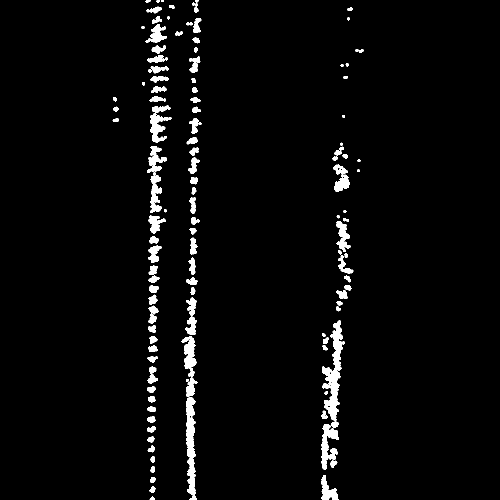
#> input picture dataset/pcd/202105250823079849760000.png, 1000 x 1000 px, given as the content of the folder ./dataset/seg_eval, which was not available (shown at 1/2 size)
$ python pcl2seg_eval.py
#> lines starting #> are read from the running program, lines starting #| are printed output that depends on the picture; after the words box and inside, x2 and y2 are one past the last pixel; in counts of white or black regions, pixels touching at a corner belong together; pictures that were not available may be replaced by others from this repository, and a replacement may not be noted
### scripts/evaluation_scripts/func.py
import numpy as np
import cv2


# Define function to calculate mean intersection over union (mIoU)
def compute_miou(prediction, label):
    intersection = np.logical_and(prediction, label)
    union = np.logical_or(prediction, label)
    iou_score = np.sum(intersection) / np.sum(union)
    return iou_score

# Define function to calculate average displacement error (ADE)
# [6 lines left out: function compute_ade, not called in this run]

# Define function to calculate final displacement error (FDE)
def compute_fde(prediction, label):
    error = np.linalg.norm(prediction[-1] - label[-1])
    return error


# Define function to calculate confusion matrix and acc, pre, recall & f1 score

def confusion_matrix(predicted_labels, true_labels):
    """
    计算混淆矩阵和各项参数
    """
    tp = np.sum((true_labels == 1) & (predicted_labels == 1))
    tn = np.sum((true_labels == 0) & (predicted_labels == 0))
    fp = np.sum((true_labels == 0) & (predicted_labels == 1))
    fn = np.sum((true_labels == 1) & (predicted_labels == 0))

    accuracy = (tp + tn) / (tp + tn + fp + fn)
    precision = tp / (tp + fp)
    recall = tp / (tp + fn)
    f1_score = 2 * precision * recall / (precision + recall)

    #return {'tp': tp, 'tn': tn, 'fp': fp, 'fn': fn, 'accuracy': accuracy,'precision': precision, 'recall': recall, 'f1_score': f1_score}
    return accuracy, precision, recall, f1_score


def compute_formular1(prediction, label):
    delta = prediction - label
    return delta[250, 1]**2, delta[500, 1]**2, delta[750, 1]**2


### scripts/evaluation_scripts/pcl2seg_eval.py
import cv2
from func import *
import os
import glob

data_path = './dataset'
#pcl_path = glob.glob(os.path.join(data_path, 'pcl/*.npy'))
pcl2seg_label_path = glob.glob(os.path.join(data_path, 'seg_eval/*.png'))
pcl2seg_pred_path = glob.glob(os.path.join(data_path, 'snr2seg_pred/*.png'))

n = len(pcl2seg_pred_path)
miou = 0
acc = 0
pre = 0
recall = 0
f1score = 0
for i in range(n):

    pred = cv2.imread(pcl2seg_pred_path[i], cv2.IMREAD_GRAYSCALE)
#> pred: shape (1000, 1000); 3.2% white; 123 white regions, largest, box (x1, y1, x2, y2) and area: (644, 641, 685, 856) 3636, (372, 755, 395, 1000) 3184, (643, 848, 678, 940) 1573
    pred[pred==255] = 1
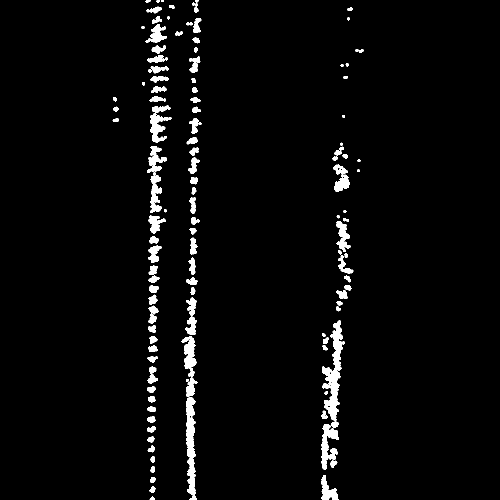
#> pred: shape (1000, 1000) (shown at 1/2 size); values 0 (black) and 1 (white), 3.2% white; 123 white regions, largest, box (x1, y1, x2, y2) and area: (644, 641, 685, 856) 3636, (372, 755, 395, 1000) 3184, (643, 848, 678, 940) 1573

    label = cv2.imread(pcl2seg_label_path[i], cv2.IMREAD_GRAYSCALE)
    if label.shape[0] == 3:
        break
    label[label==255] = 1
    if compute_miou(pred, label) < 0.8:
#> in compute_miou, `iou_score = np.sum(intersection) / np.sum(union)`: iou_score = 1
        print(pcl2seg_pred_path[i])
    miou += compute_miou(pred, label)
#> miou = 1
    acc += confusion_matrix(pred, label)[0]
#> in confusion_matrix, `tp = np.sum((true_labels == 1) & (predicted_labels == 1))`: tp = 32410
#> in confusion_matrix, `tn = np.sum((true_labels == 0) & (predicted_labels == 0))`: tn = 967590
#> in confusion_matrix, `fp = np.sum((true_labels == 0) & (predicted_labels == 1))`: fp = 0
#> in confusion_matrix, `accuracy = (tp + tn) / (tp + tn + fp + fn)`: accuracy = 1
#> acc = 1
    pre += confusion_matrix(pred, label)[1]
#> pre = 1
    recall += confusion_matrix(pred, label)[2]
#> recall = 1
    f1score += confusion_matrix(pred, label)[3]
#> f1score = 1

miou = miou / n
acc = acc / n
pre = pre / n
recall = recall / n
f1score = f1score / n

print(f'miou of {n} pics:', miou)
#| miou of 1 pics: 1.0
print([acc, pre, recall, f1score])
#| [1.0, 1.0, 1.0, 1.0]

$ run again, on dataset/sat/202105251023474822080000.png
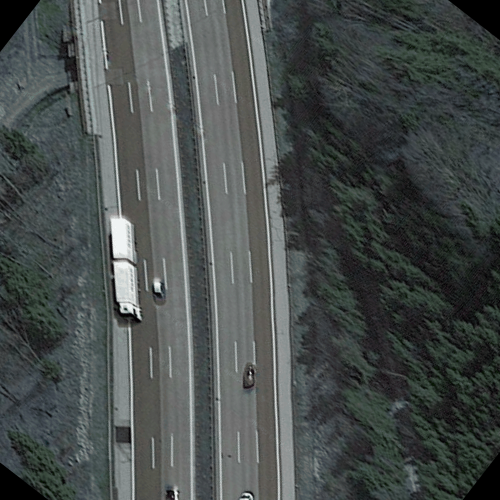
#> input picture dataset/sat/202105251023474822080000.png, 1000 x 1000 px, given as the content of the folder ./dataset/seg_eval, which was not available (shown at 1/2 size)
#> in compute_miou, `intersection = np.logical_and(prediction, label)`:
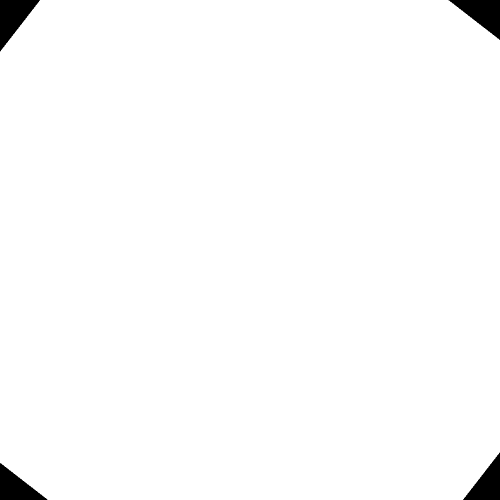
#> intersection: shape (1000, 1000) bool (shown at 1/2 size); 98.5% white; 4 black regions, box (x1, y1, x2, y2) and area: (0, 0, 80, 103) 4162, (897, 0, 1000, 80) 4129, (0, 926, 95, 1000) 3582, (926, 905, 1000, 1000) 3551
#> iou_score = 1
#> tp = 695
#> tn = 15424
#> fp = 0
#> accuracy = 1
#| miou of 1 pics: 1.0
#| [1.0, 1.0, 1.0, 1.0]
